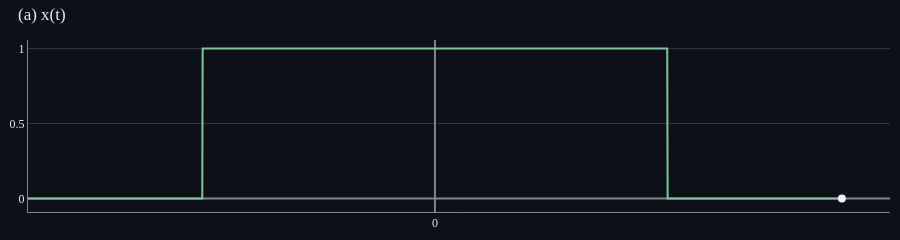

The cell this chart's notebook holds for it:
### Markdown cell above
### 1-1. `rect_W(t)` 자체

|t|<W에서 1, 그 외 0. 시간 도메인 곡선.

### Code cell
p = SignalPlot(); p.update(ws_3d, last_idx); p.figure.show()

### Figure 1 — Plotly figure (JSON) as saved in the notebook; plotly's stock layout.template omitted (floating-point values rounded to 4 significant figures; data arrays with more than 128 entries replaced by an {"elided": "..."} marker saying what was removed)
{"data": [{"line": {"color": "#7ec699", "width": 2}, "mode": "lines", "name": "Re x(t)", "type": "scatter", "x": {"elided": "2000 float values"}, "y": {"elided": "2000 float values"}}, {"line": {"color": "#bf91f3", "dash": "dot", "width": 2}, "mode": "lines", "name": "Im x(t)", "type": "scatter", "visible": false, "x": [], "y": []}, {"marker": {"color": "#f0f6fc", "size": 8}, "mode": "markers", "name": "t cursor", "type": "scatter", "x": [3.5], "y": [0.0]}], "layout": {"font": {"color": "#e6edf3", "family": "serif", "size": 12}, "height": 240, "margin": {"b": 10, "l": 10, "r": 10, "t": 40}, "paper_bgcolor": "#0d1117", "plot_bgcolor": "#0d1117", "showlegend": false, "title": {"font": {"color": "#e6edf3"}, "text": "(a) x(t)", "x": 0.02, "xanchor": "left"}, "xaxis": {"color": "#e6edf3", "gridcolor": "#30363d", "linecolor": "#7d8590", "showgrid": true, "ticktext": ["0"], "tickvals": [0.0], "zeroline": true, "zerolinecolor": "#7d8590"}, "yaxis": {"color": "#e6edf3", "gridcolor": "#30363d", "linecolor": "#7d8590", "showgrid": true, "zeroline": true, "zerolinecolor": "#7d8590"}}}
